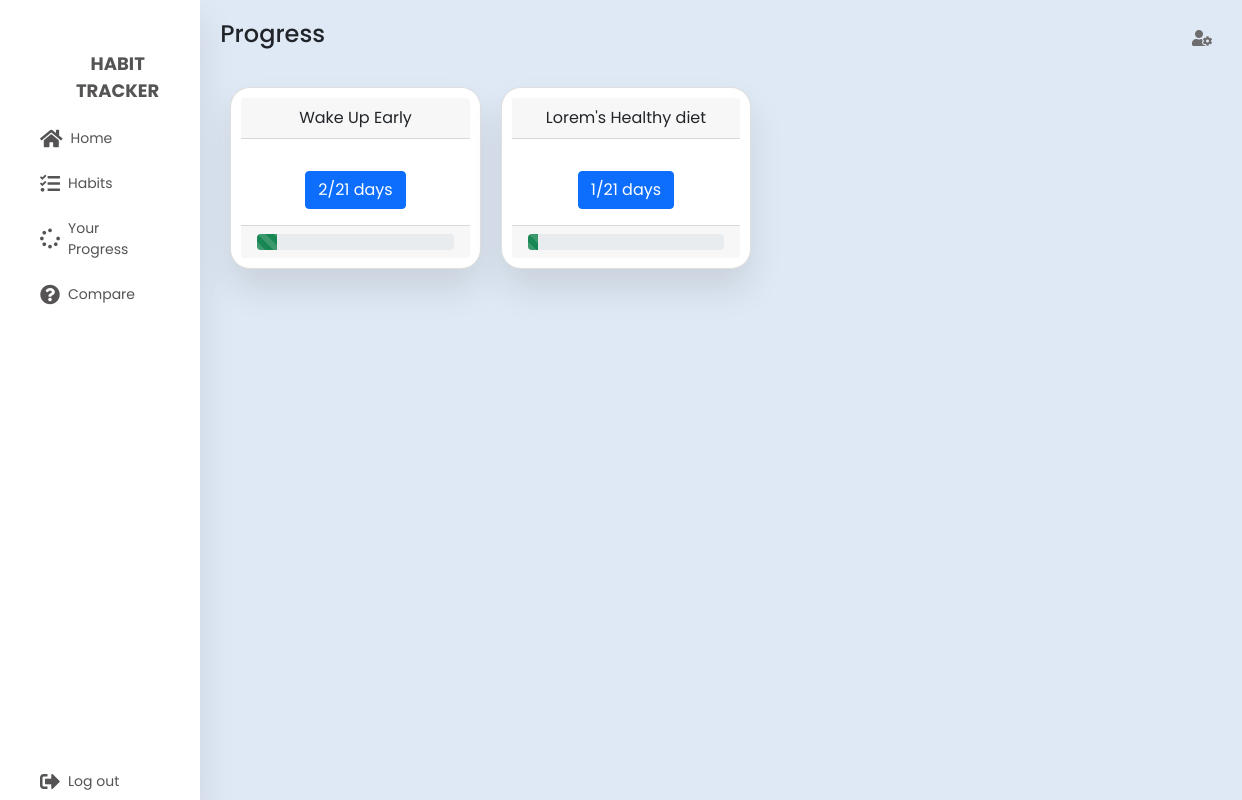
Screenshot of /progress (signed in) with the database file from the repository.
### tables this page shows
CREATE TABLE habits (
        id INTEGER PRIMARY KEY AUTOINCREMENT,
        title VARCHAR(250) NOT NULL,
        duration INTEGER NOT NULL,
        user_id INTEGER NOT NULL,
        created_at TIMESTAMP DEFAULT CURRENT_TIMESTAMP,
        updated_at TIMESTAMP,
        FOREIGN KEY (user_id) REFERENCES users(id)
    );

CREATE TABLE day_progress (
        id INTEGER PRIMARY KEY AUTOINCREMENT,
        completed_days INTEGER NOT NULL DEFAULT 0,
        user_id INTEGER NOT NULL,
        habit_id INTEGER NOT NULL,
        created_at TIMESTAMP DEFAULT CURRENT_TIMESTAMP,
        updated_at TIMESTAMP,
        FOREIGN KEY (user_id) REFERENCES users(id),
        FOREIGN KEY (habit_id) REFERENCES habits(id)
    );

### server.py (the view)
@app.route("/progress")
def progress():
	if not is_logged_in():
		return redirect(url_for("loginPage"))
	habits = get_uesrs_habit_with_progress(int(get_login_session()))
	return render_template('progress.html', habits=habits);

### dbconnection.py (called while the page is built)
def get_db_connection():
    conn = sqlite3.connect('database.db')
    conn.row_factory = sqlite3.Row
    return conn

### server.py (called while the page is built)
def is_logged_in():
	if not session.get("user_id"):
		return False
	else:
		return True

def get_login_session():
	return session["user_id"]

### services/habits.py (called while the page is built)
def get_uesrs_habit_with_progress(user_id=0):
    conn = dbconnection()
    habits = conn.execute("select habits.title, habits.duration, day_progress.completed_days from day_progress inner join habits on habits.id=day_progress.habit_id where day_progress.user_id=? order by day_progress.completed_days desc",(user_id,)).fetchall()
    conn.commit()
    conn.close()
    return habits

### templates/progress.html (shortened to what this page needs)
{% with title='Progress | Habit Tracker' %} {% include "header.html" %} {%
endwith %}
<section class="main">
	<div class="main-top">
		<h1>Progress</h1>
		<i class="fas fa-user-cog"></i>
	</div>
	<div class="main-skills">
		{% block content %} {% for i in range(habits|length) %}
		<div class="card text-center">
			<div class="card-header">{{habits[i]['title']}}</div>
			<div class="card-body">
				<button class="btn btn-primary">
					{{habits[i]['completed_days']}}/{{habits[i]['duration']}} days
				</button>
			</div>
			<div class="card-footer text-muted">
				<div
					class="progress"
					role="progressbar"
					aria-label="Success striped example"
					aria-valuenow="25"
					aria-valuemin="0"
					aria-valuemax="100"
				>
					<div
						class="progress-bar progress-bar-striped bg-success"
						style="width: {{ ((habits[i]['completed_days'] / habits[i]['duration']) * 100) | round | int}}%"
					></div>
				</div>
			</div>
		</div>
		{% endfor %} {% endblock %}
	</div>
</section>
{% include 'footer.html' %}

### static/css/sidebar.css (style rules this page uses)
:root { --bs-blue: #0d6efd; --bs-indigo: #6610f2; --bs-purple: #6f42c1; --bs-pink: #d63384; --bs-red: #dc3545; --bs-orange: #fd7e14; --bs-yellow: #ffc107; --bs-green: #198754; --bs-teal: #20c997; --bs-cyan: #0dcaf0; --bs-white: #fff; --bs-gray: #6c757d; --bs-gray-dark: #343a40; --bs-primary: #0d6efd; --bs-secondary: #6c757d; --bs-success: #198754; --bs-info: #0dcaf0; --bs-warning: #ffc107; --bs-danger: #dc3545; --bs-light: #f8f9fa; --bs-dark: #212529; --bs-font-sans-serif: system-ui, -apple-system, "Segoe UI", Roboto, "Helvetica Neue", Arial, "Noto Sans", "Liberation Sans", sans-serif, "Apple Color Emoji", "Segoe UI Emoji", "Segoe UI Symbol", "Noto Color Emoji"; --bs-font-monospace: SFMono-Regular, Menlo, Monaco, Consolas, "Liberation Mono", "Courier New", monospace; --bs-gradient: linear-gradient(180deg, rgba(255, 255, 255, 0.15), rgba(255, 255, 255, 0)); }
* { margin: 0; padding: 0; outline: none; border: none; text-decoration: none; box-sizing: border-box; font-family: "Poppins", sans-serif; }
body { background: #dfe9f5; padding: 0; margin: 0; font: 1rem/1.5 var(--bs-font-sans-serif); max-width: 100vw; overflow-x: hidden; }
.main { padding: 20px; flex: 1; }

### static/css/dashboard.css (style rules this page uses)
.main-top { display: flex; width: 100%; }
.main-top h1 { font-size: 1.5rem; }
.main-top i { position: absolute; right: 0; margin: 10px 30px; color: rgb(110, 109, 109); cursor: pointer; }
.main-skills { display: flex; margin-top: 20px; }
.main-skills .card { width: 25%; margin: 10px; background: #fff; text-align: center; border-radius: 20px; padding: 10px; box-shadow: 0 20px 35px rgba(0, 0, 0, 0.1); }

### rows the page displays
habits: title "Wake Up Early", duration "21"
day_progress: completed_days "2"
habits: title "Lorem's Healthy diet", duration "21"
day_progress: completed_days "1"
